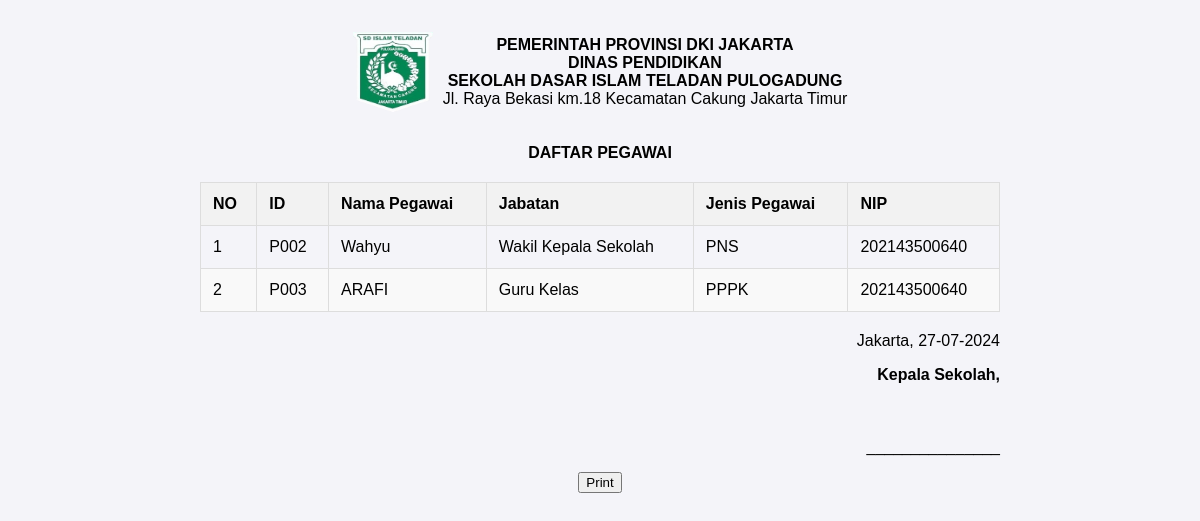
The app's page /report/reportpegawai.php?type=pegawai (signed in) with its own data.
### tables this page shows
CREATE TABLE `pegawai` (
  `id_pegawai` varchar(50) NOT NULL,
  `nama_pegawai` varchar(300) NOT NULL,
  `jabatan` varchar(100) NOT NULL,
  `jenis_pegawai` varchar(100) NOT NULL,
  `nip` varchar(300) NOT NULL
);

### report/reportpegawai.php (the view, shortened to what this page needs)
<?php
include '../proses/connect.php';
$type = $_GET['type'];
if ($type == 'pegawai') {
    $sql = "SELECT * FROM pegawai";
    $result = $conn->query($sql);
    if ($result->num_rows > 0) {
        $html = "<html><head>";
        $html .= "<title>Report Pegawai</title>";
        $html .= "<style>";
        $html .= "body { font-family: Arial, sans-serif; background-color: #f4f4f9; margin: 0; padding: 0; text-align: center; }";
        $html .= ".container { max-width: 800px; margin: 0 auto; padding: 20px; }";
        $html .= ".header-container { display: flex; align-items: center; justify-content: center; margin-bottom: 20px; }";
        $html .= ".header-container img { width: 80px; height: 80px; margin-right: 10px; }";
        $html .= ".header-container .text { margin: 0; text-align: center; }";
        $html .= "table { width: 100%; border-collapse: collapse; margin: 20px 0; }";
        $html .= "table, th, td { border: 1px solid #ddd; }";
        $html .= "th, td { padding: 12px; text-align: left; }";
        $html .= "th { background-color: #f2f2f2; }";
        $html .= "tr:nth-child(even) { background-color: #f9f9f9; }";
        $html .= "p.center { text-align: center; }";
        $html .= ".right-align { text-align: right; }";
        $html .= "@media print {";
        $html .= "    .container { width: 100%; box-shadow: none; margin: 0; padding: 0; }";
        $html .= "    table, th, td { border: 1px solid #000; }";
        $html .= "    th { background-color: #ccc; }";
        $html .= "    body { background-color: white; }";
        $html .= "    .no-print { display: none; }";
        $html .= "}";
        $html .= "</style>";
        $html .= "</head><body>";
        $html .= "<div class='container'>";
        $html .= "<div class='header-container'>";
        $html .= "<img src='../assets/img/sekolah.png' alt='Logo'>";
        $html .= "<div class='text'>";
        $html .= "<p><strong>PEMERINTAH PROVINSI DKI JAKARTA</strong><br>";
        $html .= "<strong>DINAS PENDIDIKAN</strong><br>";
        $html .= "<strong>SEKOLAH DASAR ISLAM TELADAN PULOGADUNG</strong><br>";
        $html .= "Jl. Raya Bekasi km.18 Kecamatan Cakung Jakarta Timur</p>";
        $html .= "</div>";
        $html .= "</div>";
        $html .= "<p class='center'><strong>DAFTAR PEGAWAI</strong></p>";
        if ($result->num_rows > 0) {
            $html .= "<table>";
            $html .= "<thead><tr><th>NO</th><th>ID</th><th>Nama Pegawai</th><th>Jabatan</th><th>Jenis Pegawai</th><th>NIP</th></tr></thead>";
            $no = 1;
            $html .= "<tbody>";
            while ($row = $result->fetch_assoc()) {
                $html .= "<tr>";
                $html .= "<td>" . $no . "</td>";
                $html .= "<td>" . $row['id_pegawai'] . "</td>";
                $html .= "<td>" . $row['nama_pegawai'] . "</td>";
                $html .= "<td>" . $row['jabatan'] . "</td>";
                $html .= "<td>" . $row['jenis_pegawai'] . "</td>";
                $html .= "<td>" . $row['nip'] . "</td>";
                $html .= "</tr>";
                $no++;
            }
            $html .= "</tbody></table>";
        } else {
            $html .= "Tidak ada data mata pelajaran.";
        }
        $html .= "<p class='right-align'>Jakarta, " . date('d-m-Y') . "</p>";
        $html .= "<p class='right-align'><strong>Kepala Sekolah,<br><br><br><br></strong> _______________</p>";
        $html .= "<div class='no-print'><button onclick='window.print()'>Print</button></div>";
        $html .= "</div>";
        $html .= "</body></html>";
        echo $html;
    } else {
        echo 'Tidak ada data mata pelajaran.';
    }
} else {
    echo 'Parameter "type" tidak valid.';
}
?>

### records on screen
pegawai: id_pegawai "P002", nama_pegawai "Wahyu", jabatan "Wakil Kepala Sekolah", jenis_pegawai "PNS", nip "202143500640"
pegawai: id_pegawai "P003", nama_pegawai "ARAFI", jabatan "Guru Kelas", jenis_pegawai "PPPK", nip "202143500640"
